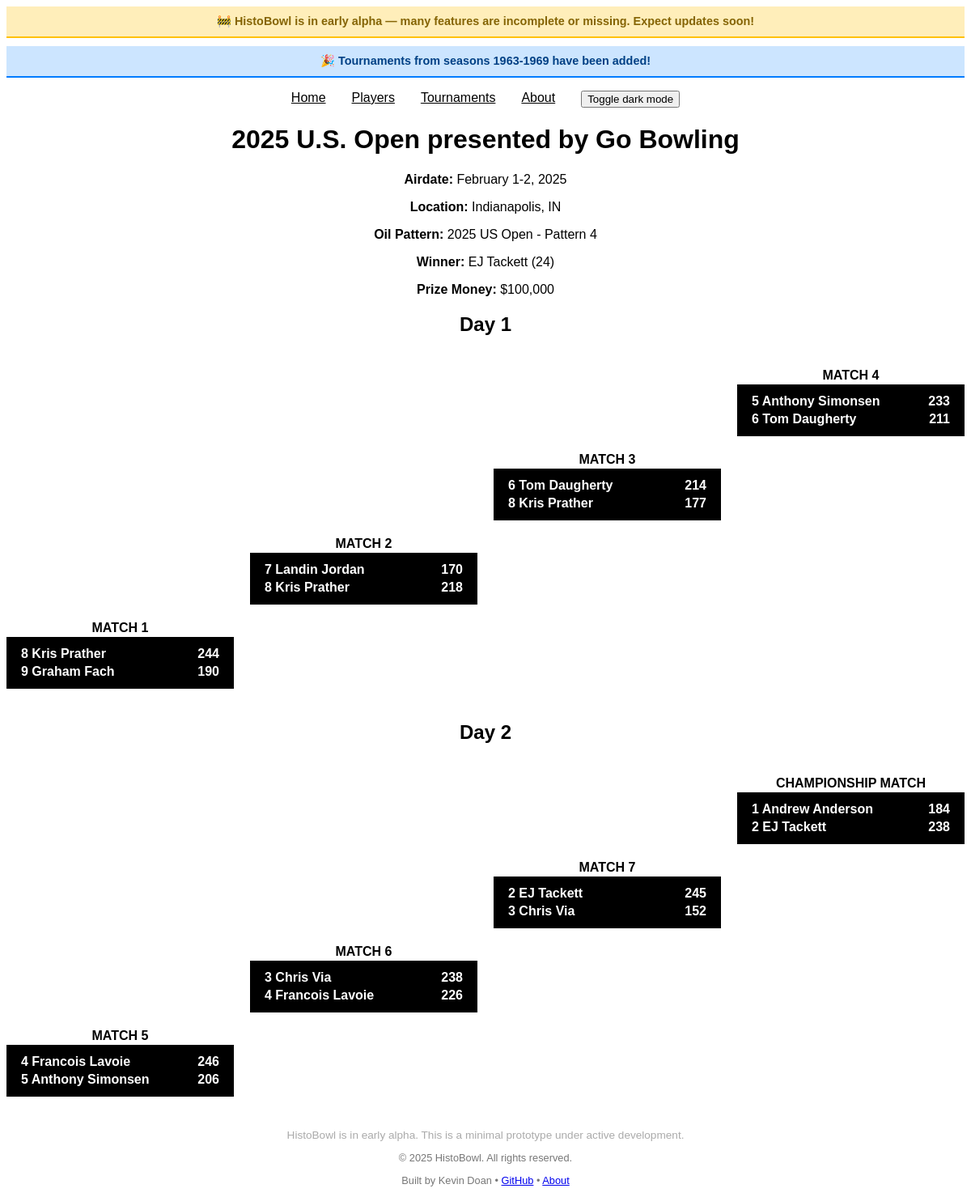
The app's page /tournament/2 with its own data.
### tables this page shows
CREATE TABLE "tournaments" (
	"id"	INTEGER,
	"event"	TEXT NOT NULL,
	"airdate"	TEXT,
	"prelim_dates"	TEXT,
	"city"	TEXT,
	"oil"	TEXT,
	"winner"	TEXT,
	"prize_money"	TEXT,
	"season"	TEXT,
	"format"	TEXT,
	PRIMARY KEY("id" AUTOINCREMENT)
);

CREATE TABLE "matches" (
	"id"	INTEGER,
	"tournament_id"	INTEGER NOT NULL,
	"match_number"	INTEGER NOT NULL,
	"player1_name"	TEXT NOT NULL,
	"player1_seed"	INTEGER,
	"player1_score"	INTEGER,
	"player2_name"	TEXT NOT NULL,
	"player2_seed"	INTEGER,
	"player2_score"	INTEGER,
	"winner_name"	TEXT,
	"is_rolloff"	INTEGER,
	"parent_match_id"	INTEGER,
	PRIMARY KEY("id" AUTOINCREMENT)
);

### app.py (the view)
@app.route("/tournament/<int:tournament_id>")
def tournament_details(tournament_id):
    con = sqlite3.connect("histobowl.db")
    cur = con.cursor()
    cur.execute("SELECT * FROM tournaments WHERE id = ?", (tournament_id,))
    tournament = cur.fetchone()
    cur.execute("""
        SELECT match_number, player1_name, player1_seed, player1_score,
               player2_name, player2_seed, player2_score, is_rolloff, id, parent_match_id, winner_name
        FROM matches
        WHERE tournament_id = ?
        ORDER BY match_number
    """, (tournament_id,))
    matches = cur.fetchall()
    con.close()
    return render_template("tournament_details.html", tournament=tournament, matches=matches)

### templates/tournament_details.html (shortened to what this page needs)
{% extends "base.html" %}
{% block content %}
<h1>{{ tournament[8] }} {{ tournament[1] }}</h1>
<p><strong>Airdate:</strong> {{ tournament[2] }}</p>
<p><strong>Location:</strong> {{ tournament[4] }}</p>
<p><strong>Oil Pattern:</strong> {{ tournament[5] }}</p>
<p><strong>Winner:</strong> {{ tournament[6] }}</p>
<p><strong>Prize Money:</strong> {{ tournament[7] }}</p>
{% if tournament[9] == "stepladder-5" %}
  {% include "stepladder_5.html" %}
{% elif tournament[9] == "stepladder-9" %}
  {% include "stepladder_9.html" %}
{% else %}
  <p class="error">Tournament format not yet supported.</p>
{% endif %}
{% endblock %}

### templates/stepladder_9.html
<h2>Day 1</h2>
<div class="stepladder-grid">
  {% for match in matches[:4] %}
    <div class="match-container match{{ match[0] }}">
      <div class="match-label">
        MATCH {{ match[0] }}
      </div>
      <div class="match">
        <div class="player-row">
          <span class="player-left">{{ match[2] }} {{ match[1] }}</span>
          <span class="player-score">{{ match[3] }}</span>
        </div>
        <div class="player-row">
          <span class="player-left">{{ match[5] }} {{ match[4] }}</span>
          <span class="player-score">{{ match[6] }}</span>
        </div>
      </div>
    </div>
  {% endfor %}
</div>
<h2>Day 2</h2>
<div class="stepladder-grid">
  {% for match in matches[4:8] %}
    <div class="match-container match{{ match[0] }}">
      <div class="match-label">
        {% if match[0] == 8 %}
          CHAMPIONSHIP MATCH
        {% else %}
          MATCH {{ match[0] }}
        {% endif %}
      </div>
      <div class="match">
        <div class="player-row">
          <span class="player-left">{{ match[2] }} {{ match[1] }}</span>
          <span class="player-score">{{ match[3] }}</span>
        </div>
        <div class="player-row">
          <span class="player-left">{{ match[5] }} {{ match[4] }}</span>
          <span class="player-score">{{ match[6] }}</span>
        </div>
      </div>
    </div>
  {% endfor %}
</div>

### static/style.css (style rules this page uses)
body { font-family: 'Commissioner', sans-serif; font-weight: 400; text-align: center; }
html, body { transition: background-color 0.4s ease, color 0.4s ease; }
h1 { text-align: center; }
.stepladder-grid { display: grid; grid-template-columns: repeat(4, 1fr); grid-template-rows: repeat(4, auto); gap: 20px; margin: 40px 0; }
.match { background-color: black; color: white; padding: 10px; font-weight: bold; }
.match-label { font-weight: bold; margin-bottom: 2px; }
.match1, .match5 { grid-column: 1; grid-row: 4; }
.match2, .match6 { grid-column: 2; grid-row: 3; }
.match3, .match7 { grid-column: 3; grid-row: 2; }
.match4, .match8 { grid-column: 4; grid-row: 1; }
.player-row { display: flex; justify-content: space-between; padding: 2px 8px; font-weight: bold; color: white; }
.player-left { text-align: left; }
.player-score { text-align: right; }
::placeholder { text-align: center; }

### records on screen
tournaments: season "2025", event "U.S. Open presented by Go Bowling", airdate "February 1-2, 2025", city "Indianapolis, IN", oil "2025 US Open - Pattern 4", winner "EJ Tackett (24)", prize_money "$100,000"
matches: match_number "1", player1_seed "8", player1_name "Kris Prather", player1_score "244", player2_seed "9", player2_name "Graham Fach", player2_score "190"
matches: match_number "2", player1_seed "7", player1_name "Landin Jordan", player1_score "170", player2_seed "8", player2_name "Kris Prather", player2_score "218"
matches: match_number "3", player1_seed "6", player1_name "Tom Daugherty", player1_score "214", player2_seed "8", player2_name "Kris Prather", player2_score "177"
matches: match_number "4", player1_seed "5", player1_name "Anthony Simonsen", player1_score "233", player2_seed "6", player2_name "Tom Daugherty", player2_score "211"
matches: match_number "5", player1_seed "4", player1_name "Francois Lavoie", player1_score "246", player2_seed "5", player2_name "Anthony Simonsen", player2_score "206"
matches: match_number "6", player1_seed "3", player1_name "Chris Via", player1_score "238", player2_seed "4", player2_name "Francois Lavoie", player2_score "226"
matches: match_number "7", player1_seed "2", player1_name "EJ Tackett", player1_score "245", player2_seed "3", player2_name "Chris Via", player2_score "152"
matches: match_number "CHAMPIONSHIP MATCH", player1_seed "1", player1_name "Andrew Anderson", player1_score "184", player2_seed "2", player2_name "EJ Tackett", player2_score "238"
